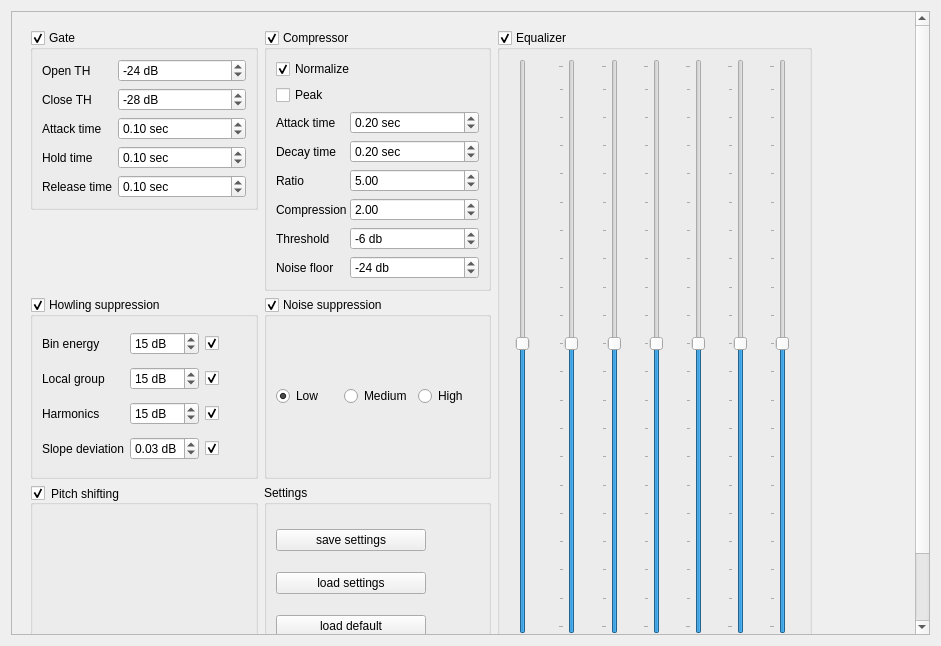
<?xml version="1.0" encoding="UTF-8"?>
<ui version="4.0">
 <class>SoundExpertMode</class>
 <widget class="QWidget" name="SoundExpertMode">
  <property name="geometry">
   <rect>
    <x>0</x>
    <y>0</y>
    <width>941</width>
    <height>646</height>
   </rect>
  </property>
  <property name="windowTitle">
   <string>Form</string>
  </property>
  <layout class="QHBoxLayout" name="horizontalLayout_2">
   <item>
    <widget class="QScrollArea" name="soundExpertArea">
     <property name="sizeAdjustPolicy">
      <enum>QAbstractScrollArea::AdjustToContentsOnFirstShow</enum>
     </property>
     <property name="widgetResizable">
      <bool>true</bool>
     </property>
     <widget class="QWidget" name="scrollAreaWidgetContents">
      <property name="geometry">
       <rect>
        <x>0</x>
        <y>0</y>
        <width>905</width>
        <height>700</height>
       </rect>
      </property>
      <property name="minimumSize">
       <size>
        <width>800</width>
        <height>700</height>
       </size>
      </property>
      <property name="maximumSize">
       <size>
        <width>16777215</width>
        <height>700</height>
       </size>
      </property>
      <layout class="QGridLayout" name="gridLayout_5">
       <item row="0" column="0">
        <widget class="QWidget" name="gridWidget" native="true">
         <property name="sizePolicy">
          <sizepolicy hsizetype="Fixed" vsizetype="Preferred">
           <horstretch>0</horstretch>
           <verstretch>0</verstretch>
          </sizepolicy>
         </property>
         <property name="minimumSize">
          <size>
           <width>800</width>
           <height>0</height>
          </size>
         </property>
         <property name="maximumSize">
          <size>
           <width>167772</width>
           <height>16777215</height>
          </size>
         </property>
         <layout class="QGridLayout" name="gridLayout_4">
          <item row="0" column="0">
           <layout class="QGridLayout" name="gridLayout">
            <item row="0" column="0" alignment="Qt::AlignTop">
             <widget class="QGroupBox" name="gateBox">
              <property name="maximumSize">
               <size>
                <width>16777215</width>
                <height>200</height>
               </size>
              </property>
              <property name="title">
               <string>Gate</string>
              </property>
              <property name="checkable">
               <bool>true</bool>
              </property>
              <layout class="QFormLayout" name="formLayout_2">
               <property name="fieldGrowthPolicy">
                <enum>QFormLayout::AllNonFixedFieldsGrow</enum>
               </property>
               <item row="0" column="0">
                <widget class="QLabel" name="label_7">
                 <property name="text">
                  <string>Open TH</string>
                 </property>
                </widget>
               </item>
               <item row="0" column="1">
                <widget class="QDoubleSpinBox" name="raiseSpinBox">
                 <property name="suffix">
                  <string> dB</string>
                 </property>
                 <property name="decimals">
                  <number>0</number>
                 </property>
                 <property name="minimum">
                  <double>-80.000000000000000</double>
                 </property>
                 <property name="maximum">
                  <double>0.000000000000000</double>
                 </property>
                 <property name="value">
                  <double>-24.000000000000000</double>
                 </property>
                </widget>
               </item>
               <item row="1" column="0">
                <widget class="QLabel" name="label_15">
                 <property name="text">
                  <string>Close TH</string>
                 </property>
                </widget>
               </item>
               <item row="1" column="1">
                <widget class="QDoubleSpinBox" name="fallSpinBox">
                 <property name="suffix">
                  <string> dB</string>
                 </property>
                 <property name="decimals">
                  <number>0</number>
                 </property>
                 <property name="minimum">
                  <double>-80.000000000000000</double>
                 </property>
                 <property name="maximum">
                  <double>0.000000000000000</double>
                 </property>
                 <property name="value">
                  <double>-28.000000000000000</double>
                 </property>
                </widget>
               </item>
               <item row="2" column="0">
                <widget class="QLabel" name="label_16">
                 <property name="text">
                  <string>Attack time</string>
                 </property>
                </widget>
               </item>
               <item row="2" column="1">
                <widget class="QDoubleSpinBox" name="attackSpinBox">
                 <property name="suffix">
                  <string> sec</string>
                 </property>
                 <property name="minimum">
                  <double>0.000000000000000</double>
                 </property>
                 <property name="maximum">
                  <double>10.000000000000000</double>
                 </property>
                 <property name="singleStep">
                  <double>0.010000000000000</double>
                 </property>
                 <property name="value">
                  <double>0.100000000000000</double>
                 </property>
                </widget>
               </item>
               <item row="3" column="0">
                <widget class="QLabel" name="label_17">
                 <property name="text">
                  <string>Hold time</string>
                 </property>
                </widget>
               </item>
               <item row="3" column="1">
                <widget class="QDoubleSpinBox" name="holdSpinBox">
                 <property name="suffix">
                  <string> sec</string>
                 </property>
                 <property name="decimals">
                  <number>2</number>
                 </property>
                 <property name="minimum">
                  <double>0.000000000000000</double>
                 </property>
                 <property name="maximum">
                  <double>10.000000000000000</double>
                 </property>
                 <property name="singleStep">
                  <double>0.010000000000000</double>
                 </property>
                 <property name="value">
                  <double>0.100000000000000</double>
                 </property>
                </widget>
               </item>
               <item row="4" column="0">
                <widget class="QLabel" name="label_18">
                 <property name="text">
                  <string>Release time</string>
                 </property>
                </widget>
               </item>
               <item row="4" column="1">
                <widget class="QDoubleSpinBox" name="releaseSpinBox">
                 <property name="suffix">
                  <string> sec</string>
                 </property>
                 <property name="minimum">
                  <double>0.000000000000000</double>
                 </property>
                 <property name="maximum">
                  <double>9.000000000000000</double>
                 </property>
                 <property name="singleStep">
                  <double>0.010000000000000</double>
                 </property>
                 <property name="value">
                  <double>0.100000000000000</double>
                 </property>
                </widget>
               </item>
              </layout>
             </widget>
            </item>
            <item row="0" column="1" alignment="Qt::AlignTop">
             <widget class="QGroupBox" name="compressorBox">
              <property name="title">
               <string>Compressor</string>
              </property>
              <property name="checkable">
               <bool>true</bool>
              </property>
              <layout class="QFormLayout" name="formLayout_3">
               <property name="horizontalSpacing">
                <number>3</number>
               </property>
               <property name="verticalSpacing">
                <number>6</number>
               </property>
               <item row="0" column="0" colspan="2">
                <widget class="QCheckBox" name="normalizeCheckBox">
                 <property name="text">
                  <string>Normalize</string>
                 </property>
                 <property name="checked">
                  <bool>true</bool>
                 </property>
                 <property name="tristate">
                  <bool>false</bool>
                 </property>
                </widget>
               </item>
               <item row="4" column="0">
                <widget class="QLabel" name="label_19">
                 <property name="text">
                  <string>Attack time</string>
                 </property>
                </widget>
               </item>
               <item row="4" column="1">
                <widget class="QDoubleSpinBox" name="cAttackSpinBox">
                 <property name="suffix">
                  <string> sec</string>
                 </property>
                 <property name="decimals">
                  <number>2</number>
                 </property>
                 <property name="maximum">
                  <double>10.000000000000000</double>
                 </property>
                 <property name="singleStep">
                  <double>0.050000000000000</double>
                 </property>
                 <property name="value">
                  <double>0.200000000000000</double>
                 </property>
                </widget>
               </item>
               <item row="5" column="0">
                <widget class="QLabel" name="label_20">
                 <property name="text">
                  <string>Decay time</string>
                 </property>
                </widget>
               </item>
               <item row="6" column="1">
                <widget class="QDoubleSpinBox" name="cRatioSpinBox">
                 <property name="minimum">
                  <double>1.000000000000000</double>
                 </property>
                 <property name="maximum">
                  <double>100.000000000000000</double>
                 </property>
                 <property name="singleStep">
                  <double>0.500000000000000</double>
                 </property>
                 <property name="value">
                  <double>5.000000000000000</double>
                 </property>
                </widget>
               </item>
               <item row="6" column="0">
                <widget class="QLabel" name="label_22">
                 <property name="text">
                  <string>Ratio</string>
                 </property>
                </widget>
               </item>
               <item row="7" column="0">
                <widget class="QLabel" name="label_21">
                 <property name="text">
                  <string>Compression</string>
                 </property>
                </widget>
               </item>
               <item row="7" column="1">
                <widget class="QDoubleSpinBox" name="cCompressionSpinBox">
                 <property name="singleStep">
                  <double>0.500000000000000</double>
                 </property>
                 <property name="value">
                  <double>2.000000000000000</double>
                 </property>
                </widget>
               </item>
               <item row="8" column="1">
                <widget class="QDoubleSpinBox" name="cThresholdSpinBox">
                 <property name="suffix">
                  <string> db</string>
                 </property>
                 <property name="decimals">
                  <number>0</number>
                 </property>
                 <property name="minimum">
                  <double>-80.000000000000000</double>
                 </property>
                 <property name="maximum">
                  <double>0.000000000000000</double>
                 </property>
                 <property name="value">
                  <double>-6.000000000000000</double>
                 </property>
                </widget>
               </item>
               <item row="8" column="0">
                <widget class="QLabel" name="label_23">
                 <property name="text">
                  <string>Threshold</string>
                 </property>
                </widget>
               </item>
               <item row="9" column="0">
                <widget class="QLabel" name="label_24">
                 <property name="text">
                  <string>Noise floor</string>
                 </property>
                </widget>
               </item>
               <item row="9" column="1">
                <widget class="QDoubleSpinBox" name="cNoiseSpinBox">
                 <property name="suffix">
                  <string> db</string>
                 </property>
                 <property name="decimals">
                  <number>0</number>
                 </property>
                 <property name="minimum">
                  <double>-80.000000000000000</double>
                 </property>
                 <property name="maximum">
                  <double>0.000000000000000</double>
                 </property>
                 <property name="value">
                  <double>-24.000000000000000</double>
                 </property>
                </widget>
               </item>
               <item row="1" column="0" colspan="2">
                <widget class="QCheckBox" name="peakCheckBox">
                 <property name="text">
                  <string>Peak</string>
                 </property>
                </widget>
               </item>
               <item row="5" column="1">
                <widget class="QDoubleSpinBox" name="cDecaySpinBox">
                 <property name="suffix">
                  <string> sec</string>
                 </property>
                 <property name="maximum">
                  <double>10.000000000000000</double>
                 </property>
                 <property name="singleStep">
                  <double>0.050000000000000</double>
                 </property>
                 <property name="value">
                  <double>0.200000000000000</double>
                 </property>
                </widget>
               </item>
              </layout>
             </widget>
            </item>
            <item row="3" column="0">
             <widget class="QGroupBox" name="psBox">
              <property name="styleSheet">
               <string notr="true">padding: 0;
</string>
              </property>
              <property name="title">
               <string>Pitch shifting</string>
              </property>
              <property name="flat">
               <bool>false</bool>
              </property>
              <property name="checkable">
               <bool>true</bool>
              </property>
              <property name="checked">
               <bool>true</bool>
              </property>
             </widget>
            </item>
            <item row="1" column="1">
             <widget class="QGroupBox" name="nsBox">
              <property name="title">
               <string>Noise suppression</string>
              </property>
              <property name="checkable">
               <bool>true</bool>
              </property>
              <property name="checked">
               <bool>true</bool>
              </property>
              <layout class="QHBoxLayout" name="horizontalLayout">
               <property name="spacing">
                <number>6</number>
               </property>
               <item>
                <widget class="QRadioButton" name="lowRadioButton">
                 <property name="text">
                  <string>Low</string>
                 </property>
                 <property name="checked">
                  <bool>true</bool>
                 </property>
                 <property name="autoExclusive">
                  <bool>true</bool>
                 </property>
                </widget>
               </item>
               <item>
                <widget class="QRadioButton" name="mediumRadioButton">
                 <property name="text">
                  <string>Medium</string>
                 </property>
                </widget>
               </item>
               <item>
                <widget class="QRadioButton" name="highRadioButton">
                 <property name="text">
                  <string>High</string>
                 </property>
                 <property name="checkable">
                  <bool>true</bool>
                 </property>
                 <property name="checked">
                  <bool>false</bool>
                 </property>
                 <property name="autoRepeat">
                  <bool>false</bool>
                 </property>
                </widget>
               </item>
              </layout>
             </widget>
            </item>
            <item row="1" column="0">
             <widget class="QGroupBox" name="hsBox">
              <property name="title">
               <string>Howling suppression</string>
              </property>
              <property name="checkable">
               <bool>true</bool>
              </property>
              <property name="checked">
               <bool>true</bool>
              </property>
              <layout class="QGridLayout" name="gridLayout_2">
               <property name="spacing">
                <number>6</number>
               </property>
               <item row="7" column="1">
                <widget class="QDoubleSpinBox" name="ismdSpin">
                 <property name="minimumSize">
                  <size>
                   <width>0</width>
                   <height>0</height>
                  </size>
                 </property>
                 <property name="prefix">
                  <string/>
                 </property>
                 <property name="suffix">
                  <string> dB</string>
                 </property>
                 <property name="decimals">
                  <number>2</number>
                 </property>
                 <property name="minimum">
                  <double>0.010000000000000</double>
                 </property>
                 <property name="maximum">
                  <double>1.000000000000000</double>
                 </property>
                 <property name="singleStep">
                  <double>0.010000000000000</double>
                 </property>
                 <property name="value">
                  <double>0.030000000000000</double>
                 </property>
                </widget>
               </item>
               <item row="5" column="2">
                <widget class="QCheckBox" name="phprEnabled">
                 <property name="text">
                  <string/>
                 </property>
                 <property name="checked">
                  <bool>true</bool>
                 </property>
                </widget>
               </item>
               <item row="7" column="2">
                <widget class="QCheckBox" name="ismdEnabled">
                 <property name="text">
                  <string/>
                 </property>
                 <property name="checked">
                  <bool>true</bool>
                 </property>
                </widget>
               </item>
               <item row="5" column="0">
                <widget class="QLabel" name="label_2">
                 <property name="text">
                  <string>Harmonics</string>
                 </property>
                </widget>
               </item>
               <item row="7" column="0">
                <widget class="QLabel" name="label_4">
                 <property name="text">
                  <string>Slope deviation</string>
                 </property>
                </widget>
               </item>
               <item row="0" column="2">
                <widget class="QCheckBox" name="paprEnabled">
                 <property name="text">
                  <string/>
                 </property>
                 <property name="checked">
                  <bool>true</bool>
                 </property>
                </widget>
               </item>
               <item row="3" column="2">
                <widget class="QCheckBox" name="pnprEnabled">
                 <property name="text">
                  <string/>
                 </property>
                 <property name="checked">
                  <bool>true</bool>
                 </property>
                </widget>
               </item>
               <item row="3" column="1">
                <widget class="QDoubleSpinBox" name="pnprSpin">
                 <property name="minimumSize">
                  <size>
                   <width>0</width>
                   <height>0</height>
                  </size>
                 </property>
                 <property name="prefix">
                  <string/>
                 </property>
                 <property name="suffix">
                  <string> dB</string>
                 </property>
                 <property name="decimals">
                  <number>0</number>
                 </property>
                 <property name="value">
                  <double>15.000000000000000</double>
                 </property>
                </widget>
               </item>
               <item row="0" column="1">
                <widget class="QDoubleSpinBox" name="paprSpin">
                 <property name="minimumSize">
                  <size>
                   <width>0</width>
                   <height>0</height>
                  </size>
                 </property>
                 <property name="prefix">
                  <string/>
                 </property>
                 <property name="suffix">
                  <string> dB</string>
                 </property>
                 <property name="decimals">
                  <number>0</number>
                 </property>
                 <property name="value">
                  <double>15.000000000000000</double>
                 </property>
                </widget>
               </item>
               <item row="5" column="1">
                <widget class="QDoubleSpinBox" name="phprSpin">
                 <property name="minimumSize">
                  <size>
                   <width>0</width>
                   <height>0</height>
                  </size>
                 </property>
                 <property name="prefix">
                  <string/>
                 </property>
                 <property name="suffix">
                  <string> dB</string>
                 </property>
                 <property name="decimals">
                  <number>0</number>
                 </property>
                 <property name="value">
                  <double>15.000000000000000</double>
                 </property>
                </widget>
               </item>
               <item row="3" column="0">
                <widget class="QLabel" name="label_3">
                 <property name="text">
                  <string>Local group</string>
                 </property>
                </widget>
               </item>
               <item row="0" column="0">
                <widget class="QLabel" name="label">
                 <property name="text">
                  <string>Bin energy</string>
                 </property>
                </widget>
               </item>
              </layout>
              <zorder>ismdSpin</zorder>
              <zorder>paprSpin</zorder>
              <zorder>label</zorder>
              <zorder>paprEnabled</zorder>
              <zorder>label_4</zorder>
              <zorder>ismdEnabled</zorder>
              <zorder>label_2</zorder>
              <zorder>label_3</zorder>
              <zorder>phprSpin</zorder>
              <zorder>pnprSpin</zorder>
              <zorder>pnprEnabled</zorder>
              <zorder>phprEnabled</zorder>
             </widget>
            </item>
            <item row="3" column="1">
             <widget class="QGroupBox" name="Settings">
              <property name="title">
               <string>Settings</string>
              </property>
              <layout class="QVBoxLayout" name="verticalLayout">
               <item>
                <widget class="QPushButton" name="saveSettings">
                 <property name="minimumSize">
                  <size>
                   <width>150</width>
                   <height>0</height>
                  </size>
                 </property>
                 <property name="maximumSize">
                  <size>
                   <width>150</width>
                   <height>16777215</height>
                  </size>
                 </property>
                 <property name="text">
                  <string>save settings</string>
                 </property>
                </widget>
               </item>
               <item>
                <widget class="QPushButton" name="loadSettings">
                 <property name="minimumSize">
                  <size>
                   <width>150</width>
                   <height>0</height>
                  </size>
                 </property>
                 <property name="maximumSize">
                  <size>
                   <width>150</width>
                   <height>16777215</height>
                  </size>
                 </property>
                 <property name="text">
                  <string>load settings</string>
                 </property>
                </widget>
               </item>
               <item>
                <widget class="QPushButton" name="loadDefault">
                 <property name="minimumSize">
                  <size>
                   <width>150</width>
                   <height>0</height>
                  </size>
                 </property>
                 <property name="maximumSize">
                  <size>
                   <width>150</width>
                   <height>16777215</height>
                  </size>
                 </property>
                 <property name="text">
                  <string>load default</string>
                 </property>
                </widget>
               </item>
              </layout>
             </widget>
            </item>
           </layout>
          </item>
          <item row="3" column="2">
           <layout class="QHBoxLayout" name="horizontalLayout_3" stretch="0,0">
            <property name="spacing">
             <number>0</number>
            </property>
            <property name="sizeConstraint">
             <enum>QLayout::SetDefaultConstraint</enum>
            </property>
            <property name="rightMargin">
             <number>0</number>
            </property>
            <property name="bottomMargin">
             <number>0</number>
            </property>
            <item>
             <widget class="QPushButton" name="pushButton_2">
              <property name="text">
               <string>reset to null</string>
              </property>
             </widget>
            </item>
            <item>
             <widget class="QPushButton" name="pushButton">
              <property name="text">
               <string>reset to default</string>
              </property>
             </widget>
            </item>
           </layout>
          </item>
          <item row="0" column="2">
           <layout class="QVBoxLayout" name="verticalLayout_3">
            <item>
             <widget class="QGroupBox" name="eqBox">
              <property name="sizePolicy">
               <sizepolicy hsizetype="Fixed" vsizetype="Preferred">
                <horstretch>0</horstretch>
                <verstretch>0</verstretch>
               </sizepolicy>
              </property>
              <property name="minimumSize">
               <size>
                <width>315</width>
                <height>400</height>
               </size>
              </property>
              <property name="maximumSize">
               <size>
                <width>315</width>
                <height>700</height>
               </size>
              </property>
              <property name="title">
               <string>Equalizer</string>
              </property>
              <property name="checkable">
               <bool>true</bool>
              </property>
              <property name="checked">
               <bool>true</bool>
              </property>
              <layout class="QGridLayout" name="gridLayout_3">
               <property name="horizontalSpacing">
                <number>16</number>
               </property>
               <item row="1" column="3">
                <widget class="QLabel" name="label_11">
                 <property name="text">
                  <string> 3k</string>
                 </property>
                </widget>
               </item>
               <item row="0" column="6">
                <widget class="QSlider" name="verticalSlider_7">
                 <property name="value">
                  <number>50</number>
                 </property>
                 <property name="orientation">
                  <enum>Qt::Vertical</enum>
                 </property>
                 <property name="tickPosition">
                  <enum>QSlider::TicksAbove</enum>
                 </property>
                 <property name="tickInterval">
                  <number>5</number>
                 </property>
                </widget>
               </item>
               <item row="1" column="0">
                <widget class="QLabel" name="label_8">
                 <property name="text">
                  <string>250</string>
                 </property>
                </widget>
               </item>
               <item row="1" column="5">
                <widget class="QLabel" name="label_13">
                 <property name="text">
                  <string> 8k</string>
                 </property>
                </widget>
               </item>
               <item row="0" column="2">
                <widget class="QSlider" name="verticalSlider_3">
                 <property name="value">
                  <number>50</number>
                 </property>
                 <property name="orientation">
                  <enum>Qt::Vertical</enum>
                 </property>
                 <property name="tickPosition">
                  <enum>QSlider::TicksAbove</enum>
                 </property>
                 <property name="tickInterval">
                  <number>5</number>
                 </property>
                </widget>
               </item>
               <item row="1" column="1">
                <widget class="QLabel" name="label_34">
                 <property name="text">
                  <string>500</string>
                 </property>
                </widget>
               </item>
               <item row="0" column="4">
                <widget class="QSlider" name="verticalSlider_5">
                 <property name="value">
                  <number>50</number>
                 </property>
                 <property name="orientation">
                  <enum>Qt::Vertical</enum>
                 </property>
                 <property name="tickPosition">
                  <enum>QSlider::TicksAbove</enum>
                 </property>
                 <property name="tickInterval">
                  <number>5</number>
                 </property>
                </widget>
               </item>
               <item row="0" column="1">
                <widget class="QSlider" name="verticalSlider_2">
                 <property name="value">
                  <number>50</number>
                 </property>
                 <property name="orientation">
                  <enum>Qt::Vertical</enum>
                 </property>
                 <property name="tickPosition">
                  <enum>QSlider::TicksAbove</enum>
                 </property>
                 <property name="tickInterval">
                  <number>5</number>
                 </property>
                </widget>
               </item>
               <item row="0" column="5">
                <widget class="QSlider" name="verticalSlider_6">
                 <property name="value">
                  <number>50</number>
                 </property>
                 <property name="orientation">
                  <enum>Qt::Vertical</enum>
                 </property>
                 <property name="tickPosition">
                  <enum>QSlider::TicksAbove</enum>
                 </property>
                 <property name="tickInterval">
                  <number>5</number>
                 </property>
                </widget>
               </item>
               <item row="1" column="6">
                <widget class="QLabel" name="label_14">
                 <property name="text">
                  <string>10k</string>
                 </property>
                </widget>
               </item>
               <item row="0" column="3">
                <widget class="QSlider" name="verticalSlider_4">
                 <property name="value">
                  <number>50</number>
                 </property>
                 <property name="orientation">
                  <enum>Qt::Vertical</enum>
                 </property>
                 <property name="tickPosition">
                  <enum>QSlider::TicksAbove</enum>
                 </property>
                 <property name="tickInterval">
                  <number>5</number>
                 </property>
                </widget>
               </item>
               <item row="1" column="4">
                <widget class="QLabel" name="label_12">
                 <property name="text">
                  <string> 5k</string>
                 </property>
                </widget>
               </item>
               <item row="1" column="2">
                <widget class="QLabel" name="label_10">
                 <property name="text">
                  <string> 1k</string>
                 </property>
                </widget>
               </item>
               <item row="0" column="0">
                <widget class="QSlider" name="verticalSlider">
                 <property name="value">
                  <number>50</number>
                 </property>
                 <property name="orientation">
                  <enum>Qt::Vertical</enum>
                 </property>
                </widget>
               </item>
              </layout>
              <zorder>label_12</zorder>
              <zorder>verticalSlider_6</zorder>
              <zorder>label_11</zorder>
              <zorder>label_10</zorder>
              <zorder>label_14</zorder>
              <zorder>verticalSlider_5</zorder>
              <zorder>verticalSlider_3</zorder>
              <zorder>label_13</zorder>
              <zorder>verticalSlider_7</zorder>
              <zorder>verticalSlider_4</zorder>
              <zorder>verticalSlider_2</zorder>
              <zorder>verticalSlider</zorder>
              <zorder>label_8</zorder>
              <zorder>label_34</zorder>
             </widget>
            </item>
           </layout>
          </item>
         </layout>
        </widget>
       </item>
       <item row="0" column="1">
        <spacer name="horizontalSpacer">
         <property name="orientation">
          <enum>Qt::Horizontal</enum>
         </property>
         <property name="sizeHint" stdset="0">
          <size>
           <width>40</width>
           <height>20</height>
          </size>
         </property>
        </spacer>
       </item>
      </layout>
     </widget>
    </widget>
   </item>
  </layout>
 </widget>
 <resources/>
 <connections/>
</ui>
